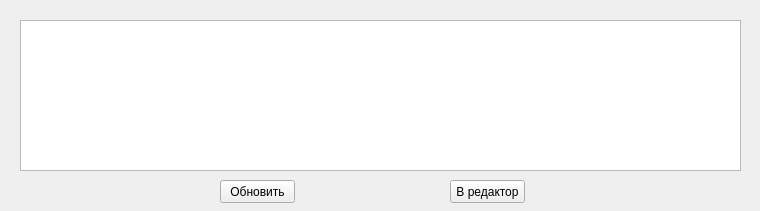
<?xml version="1.0" encoding="UTF-8"?>
<ui version="4.0">
 <class>Form</class>
 <widget class="QWidget" name="Form">
  <property name="geometry">
   <rect>
    <x>0</x>
    <y>0</y>
    <width>760</width>
    <height>211</height>
   </rect>
  </property>
  <property name="windowTitle">
   <string>coffee</string>
  </property>
  <widget class="QTableWidget" name="tableWidget">
   <property name="geometry">
    <rect>
     <x>20</x>
     <y>20</y>
     <width>721</width>
     <height>151</height>
    </rect>
   </property>
  </widget>
  <widget class="QPushButton" name="go_redactor">
   <property name="geometry">
    <rect>
     <x>450</x>
     <y>180</y>
     <width>75</width>
     <height>23</height>
    </rect>
   </property>
   <property name="text">
    <string>В редактор</string>
   </property>
  </widget>
  <widget class="QPushButton" name="pushButton">
   <property name="geometry">
    <rect>
     <x>220</x>
     <y>180</y>
     <width>75</width>
     <height>23</height>
    </rect>
   </property>
   <property name="text">
    <string>Обновить</string>
   </property>
  </widget>
 </widget>
 <resources/>
 <connections/>
</ui>
